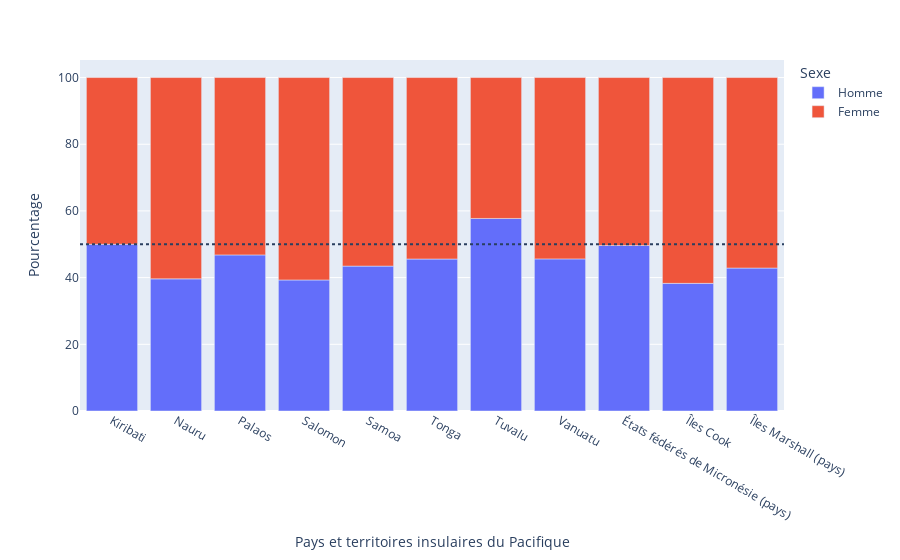

Notebook source saved alongside this figure:
### Code cell
fig = px.bar(
    unemployed_by_country,
    x="Pays et territoires insulaires du Pacifique",
    color="Sexe",
    y="Pourcentage",
)

fig.add_hline(y=unemployed_by_country["Pourcentage"].mean(), line_dash="dot")

### Figure 1 — Plotly figure (JSON) as saved in the notebook; plotly's stock layout.template omitted (floating-point values rounded to 4 significant figures)
{"data": [{"alignmentgroup": "True", "hovertemplate": "Sexe=Homme<br>Pays et territoires insulaires du Pacifique=%{x}<br>Pourcentage=%{y}<extra></extra>", "legendgroup": "Homme", "marker": {"color": "#636efa", "pattern": {"shape": ""}}, "name": "Homme", "offsetgroup": "Homme", "orientation": "v", "showlegend": true, "textposition": "auto", "type": "bar", "x": ["Kiribati", "Nauru", "Palaos", "Salomon", "Samoa", "Tonga", "Tuvalu", "Vanuatu", "États fédérés de Micronésie (pays)", "Îles Cook", "Îles Marshall (pays)"], "xaxis": "x", "y": [50.0, 39.63, 46.81, 39.3, 43.45, 45.58, 57.74, 45.62, 49.64, 38.28, 42.87], "yaxis": "y"}, {"alignmentgroup": "True", "hovertemplate": "Sexe=Femme<br>Pays et territoires insulaires du Pacifique=%{x}<br>Pourcentage=%{y}<extra></extra>", "legendgroup": "Femme", "marker": {"color": "#EF553B", "pattern": {"shape": ""}}, "name": "Femme", "offsetgroup": "Femme", "orientation": "v", "showlegend": true, "textposition": "auto", "type": "bar", "x": ["Kiribati", "Nauru", "Palaos", "Salomon", "Samoa", "Tonga", "Tuvalu", "Vanuatu", "États fédérés de Micronésie (pays)", "Îles Cook", "Îles Marshall (pays)"], "xaxis": "x", "y": [50.0, 60.37, 53.19, 60.7, 56.55, 54.42, 42.26, 54.38, 50.36, 61.72, 57.13], "yaxis": "y"}], "layout": {"barmode": "relative", "legend": {"title": {"text": "Sexe"}, "tracegroupgap": 0}, "margin": {"t": 60}, "shapes": [{"line": {"dash": "dot"}, "type": "line", "x0": 0, "x1": 1, "xref": "x domain", "y0": 50, "y1": 50, "yref": "y"}], "xaxis": {"anchor": "y", "domain": [0, 1], "title": {"text": "Pays et territoires insulaires du Pacifique"}}, "yaxis": {"anchor": "x", "domain": [0, 1], "title": {"text": "Pourcentage"}}}}
